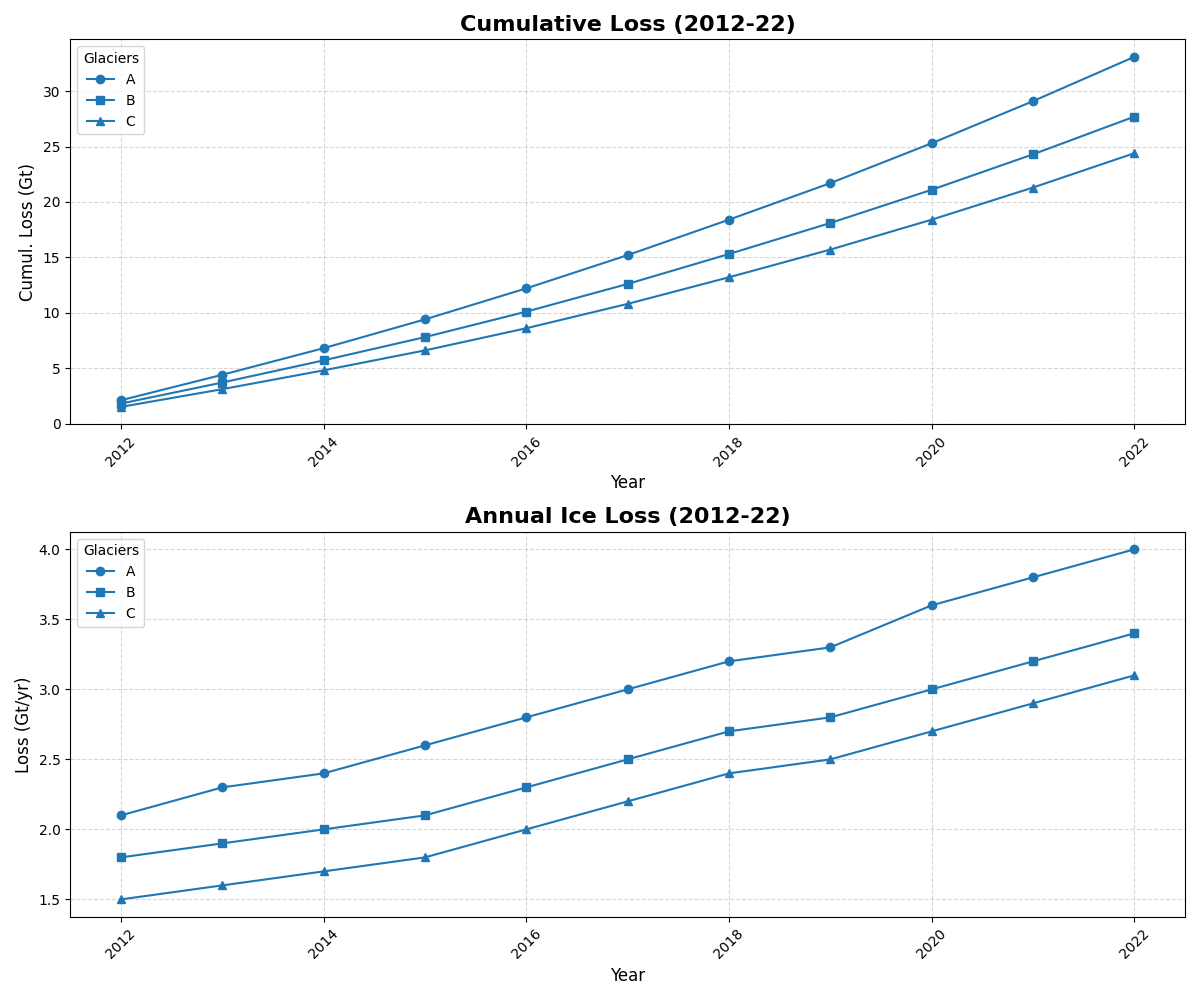

The Python source for this figure:
import matplotlib.pyplot as plt
import numpy as np

years = np.arange(2012, 2023)

glacier_a = np.array([2.1, 2.3, 2.4, 2.6, 2.8, 3.0, 3.2, 3.3, 3.6, 3.8, 4.0])
glacier_b = np.array([1.8, 1.9, 2.0, 2.1, 2.3, 2.5, 2.7, 2.8, 3.0, 3.2, 3.4])
glacier_c = np.array([1.5, 1.6, 1.7, 1.8, 2.0, 2.2, 2.4, 2.5, 2.7, 2.9, 3.1])

cumulative_a = np.cumsum(glacier_a)
cumulative_b = np.cumsum(glacier_b)
cumulative_c = np.cumsum(glacier_c)

fig, axs = plt.subplots(2, 1, figsize=(12, 10))

# Swap the subplot data between the two axes
axs[0].plot(years, cumulative_a, marker='o', label='A', color='#1f77b4')
axs[0].plot(years, cumulative_b, marker='s', label='B', color='#1f77b4')
axs[0].plot(years, cumulative_c, marker='^', label='C', color='#1f77b4')
axs[0].set_title("Cumulative Loss (2012-22)", fontsize=16, fontweight='bold')
axs[0].set_xlabel("Year", fontsize=12)
axs[0].set_ylabel("Cumul. Loss (Gt)", fontsize=12)
axs[0].legend(title='Glaciers', fontsize=10)
axs[0].grid(True, linestyle='--', alpha=0.5)
axs[0].tick_params(axis='x', rotation=45)

axs[1].plot(years, glacier_a, marker='o', label='A', color='#1f77b4')
axs[1].plot(years, glacier_b, marker='s', label='B', color='#1f77b4')
axs[1].plot(years, glacier_c, marker='^', label='C', color='#1f77b4')
axs[1].set_title("Annual Ice Loss (2012-22)", fontsize=16, fontweight='bold')
axs[1].set_xlabel("Year", fontsize=12)
axs[1].set_ylabel("Loss (Gt/yr)", fontsize=12)
axs[1].legend(title='Glaciers', fontsize=10)
axs[1].grid(True, linestyle='--', alpha=0.5)
axs[1].tick_params(axis='x', rotation=45)

plt.tight_layout()
plt.show()
